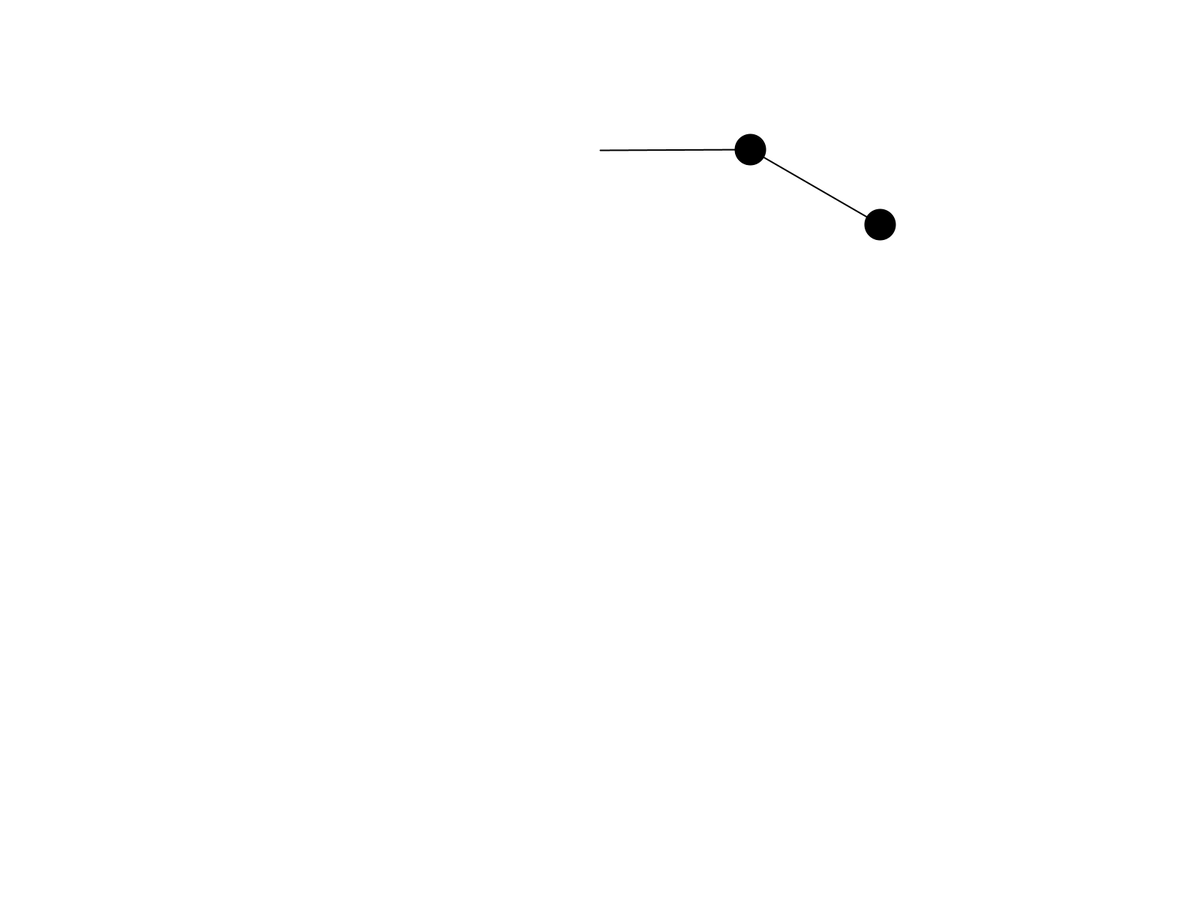
Frame 1 (no input)
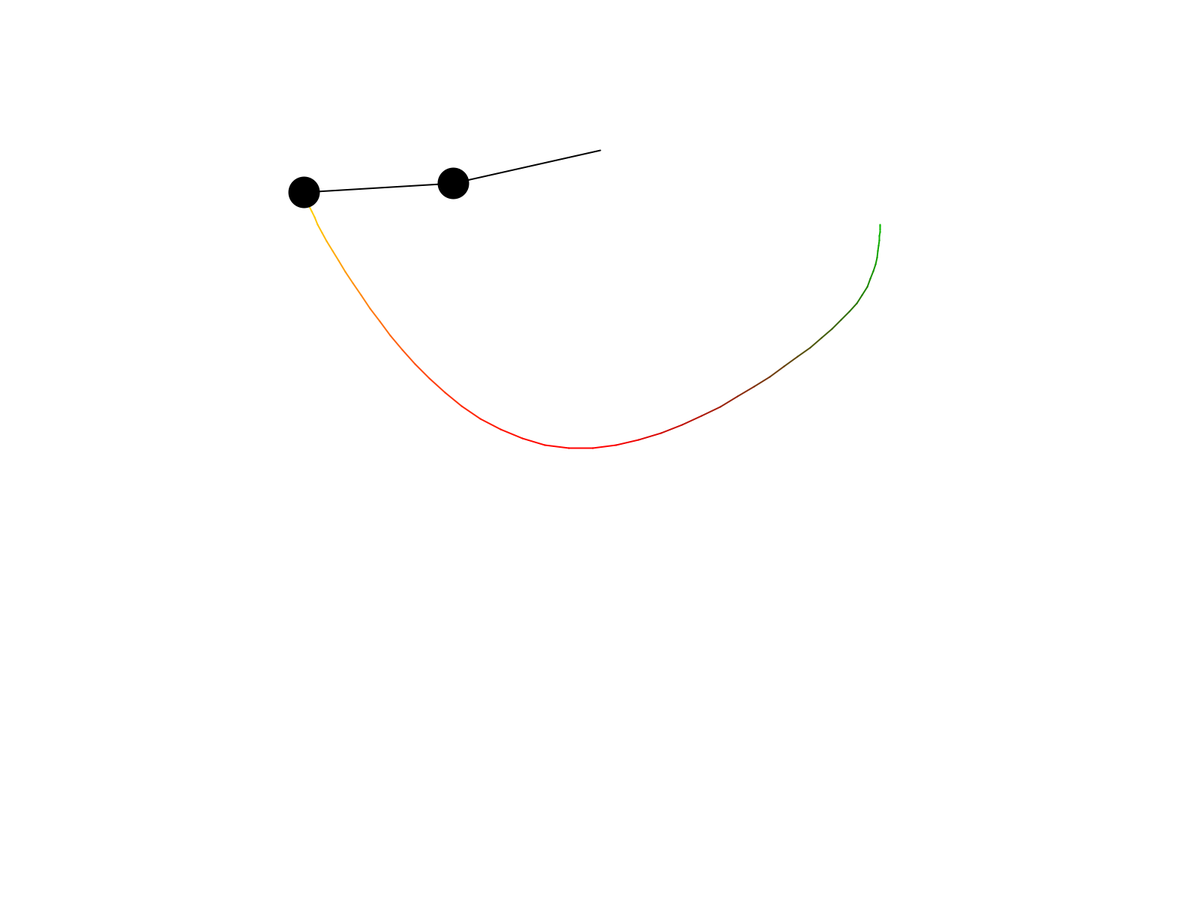
Frame 60 (the mouse pressed at the canvas centre just before this capture)
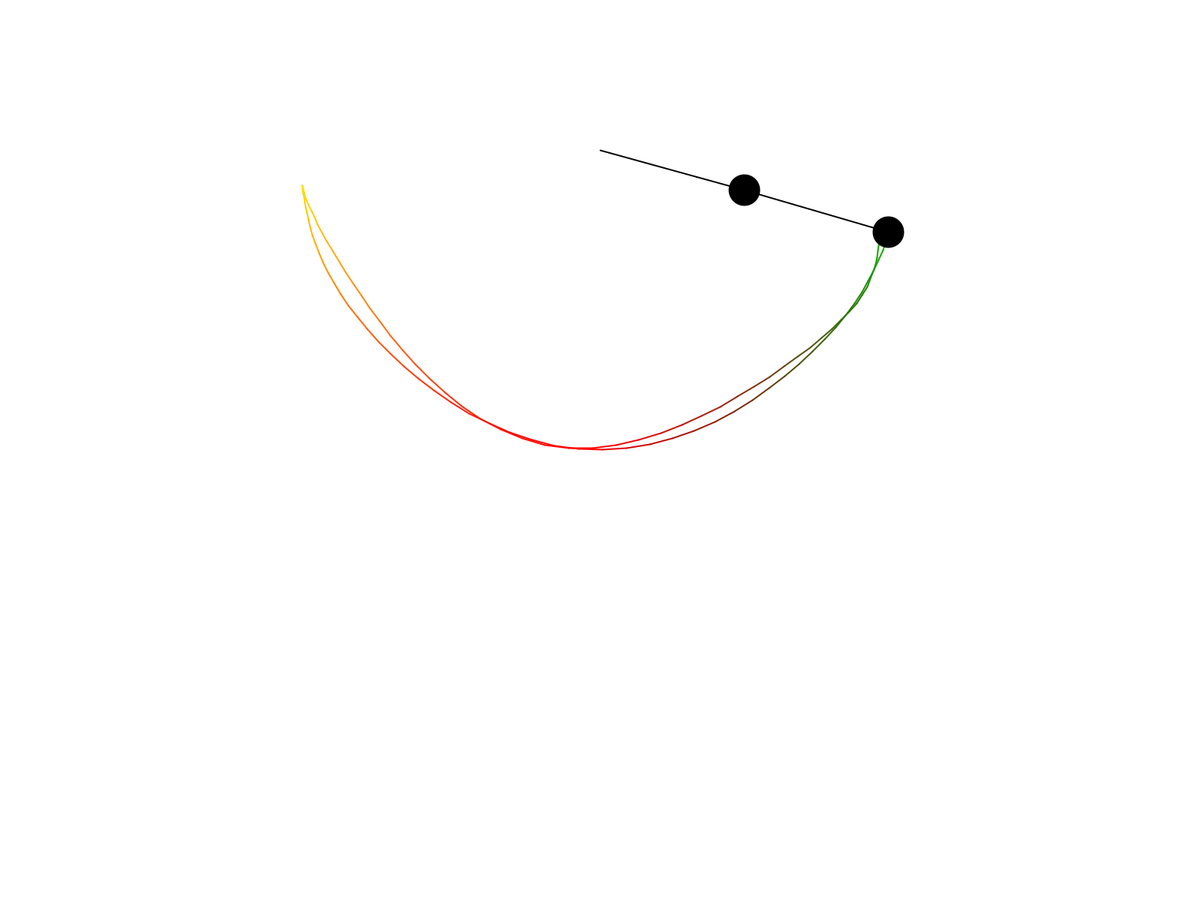
Frame 120 (the mouse held since frame 60 and released just before this capture)

The Processing sketch that drew these frames (run headless with seeded random() and noise(); from frame 60 on, the mouse is pressed at the canvas centre):

// Processing sketch: Double_Pendulem
// ── Double_Pendulem.pde
float r1 = 200;
float r2 = 200;
float m1 = 40;
float m2 = 40;
float a1 = PI/2;
float a2 = PI/3;
float a1_v = 0;
float a2_v = 0;
float g = 1;

float px2 = -1;
float py2 = -1;
float cx, cy;

PGraphics canvas;

void setup() {
  //size(900, 600);
  fullScreen();
  cx = width/2;
  cy = 200;
  canvas = createGraphics(width, height);
  canvas.beginDraw();
  canvas.background(255);
  canvas.endDraw();
}

void draw() {
  background(255);
  imageMode(CORNER);
  image(canvas, 0, 0, width, height);

  float num1 = -g * (2 * m1 + m2) * sin(a1);
  float num2 = -m2 * g * sin(a1-2*a2);
  float num3 = -2*sin(a1-a2)*m2;
  float num4 = a2_v*a2_v*r2+a1_v*a1_v*r1*cos(a1-a2);
  float den = r1 * (2*m1+m2-m2*cos(2*a1-2*a2));
  float a1_a = (num1 + num2 + num3*num4) / den;

  num1 = 2 * sin(a1-a2);
  num2 = (a1_v*a1_v*r1*(m1+m2));
  num3 = g * (m1 + m2) * cos(a1);
  num4 = a2_v*a2_v*r2*m2*cos(a1-a2);
  den = r2 * (2*m1+m2-m2*cos(2*a1-2*a2));
  float a2_a = (num1*(num2+num3+num4)) / den;

  translate(cx, cy);
  stroke(0);
  strokeWeight(2);

  float x1 = r1 * sin(a1);
  float y1 = r1 * cos(a1);

  float x2 = x1 + r2 * sin(a2);
  float y2 = y1 + r2 * cos(a2);


  line(0, 0, x1, y1);
  fill(0);
  ellipse(x1, y1, m1, m1);

  line(x1, y1, x2, y2);
  fill(0);
  ellipse(x2, y2, m2, m2);

  a1_v += a1_a;
  a2_v += a2_a;
  a1 += a1_v;
  a2 += a2_v;

  // a1_v *= 0.99;
  // a2_v *= 0.99;

  canvas.beginDraw();
  //canvas.background(0, 1);
  canvas.translate(cx, cy);
  canvas.stroke(0);
  if (frameCount > 1) {
    float dist = (float)Math.sqrt(x2 * x2 + y2 * y2);
    float x = map(x2, 0, r1 + r2, 255, 0);
    float y = map(y2, 0, r1 + r2, 255, 0);
    float xAndY = map(dist, 0, r1 + r2, 255, 0);
    canvas.strokeWeight(2);
    canvas.stroke(x, y, xAndY);
    canvas.line(px2, py2, x2, y2);
  }
  canvas.endDraw();


  px2 = x2;
  py2 = y2;
}
